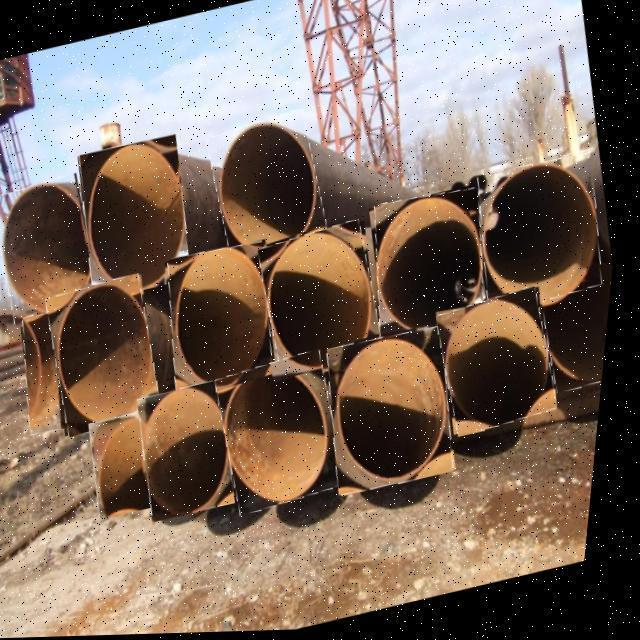
#> input picture pipe-ai/test/images/05af21783b2_jpg.rf.2527238e9a1f8bc96d12ace78315fbf2.jpg, 640 x 640 px, given in place of stream, which was not available
$ python tempCodeRunnerFile.py
#> lines starting #> are read from the running program, lines starting #| are printed output that depends on the picture; after the words box and inside, x2 and y2 are one past the last pixel; in counts of white or black regions, pixels touching at a corner belong together; pictures that were not available may be replaced by others from this repository, and a replacement may not be noted
#> further down, frame is the input picture: shape (640, 640, 3); mean B, G, R 93.5, 106.3, 124.9
import cv2
import requests
import numpy as np

ESP32_STREAM_URL = "http://172.20.10.2:81/stream"  # Thay bằng IP ESP32-CAM

def detect_pipes(frame):
    gray = cv2.cvtColor(frame, cv2.COLOR_BGR2GRAY)
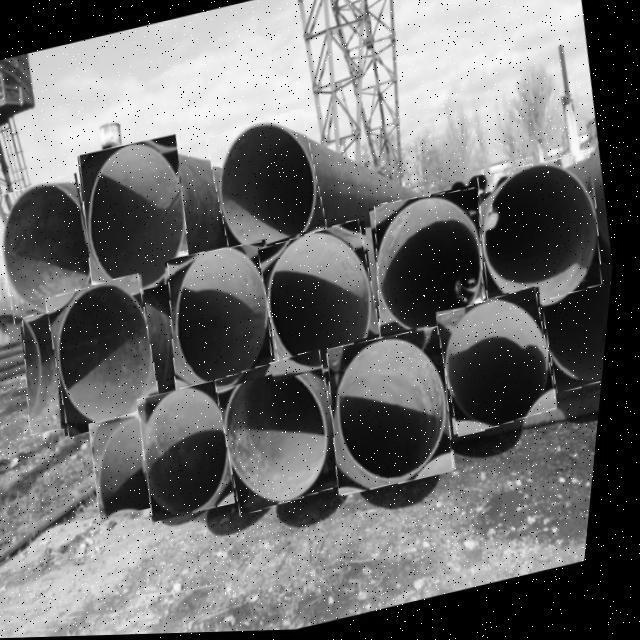
#> gray: shape (640, 640); min 0, max 255, mean 110.4
    edges = cv2.Canny(gray, 50, 150)
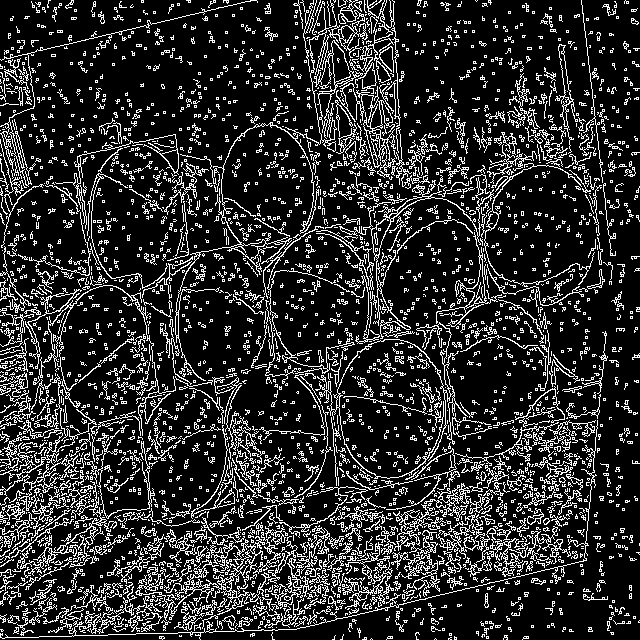
#> edges: shape (640, 640); 17.8% white in thin lines or dots
    circles = cv2.HoughCircles(edges, cv2.HOUGH_GRADIENT, 1, 20, param1=50, param2=30, minRadius=10, maxRadius=50)
#> circles = 212 rows, first 8: [203.5, 567.5, 49.4], [429.5, 527.5, 49.4], [392.5, 556.5, 49.4], [269.5, 572.5, 49.4], [500.5, 523.5, 49.4], [500.5, 500.5, 49.4], [95.5, 467.5, 49.4], [276.5, 411.5, 49.4]

    count = len(circles[0]) if circles is not None else 0
#> count = 212
    return count, frame

cap = cv2.VideoCapture(ESP32_STREAM_URL)

while True:
    ret, frame = cap.read()
    if not ret:
        print("Không thể lấy dữ liệu từ ESP32-CAM")
        break

    count, processed_frame = detect_pipes(frame)
#> count = 212
    cv2.putText(processed_frame, f"Ống nước: {count}", (10, 50), cv2.FONT_HERSHEY_SIMPLEX, 1, (0, 255, 0), 2)
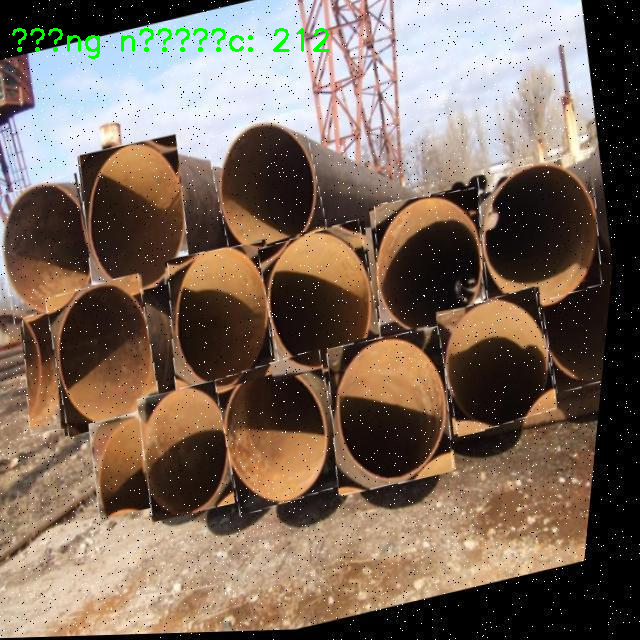
#> processed_frame: shape (640, 640, 3); 0.46% of pixels changed, all inside (x1, y1, x2, y2) = (12, 28, 330, 59)

    cv2.imshow("ESP32-CAM Stream", processed_frame)

    if cv2.waitKey(1) & 0xFF == ord('q'):
#> (key q is pressed here)
        break

cap.release()
cv2.destroyAllWindows()

$ run again, on pipe-ai/test/images/108_jpg.rf.a4d1fc815fb794eb0d88abd5b280b29a.jpg
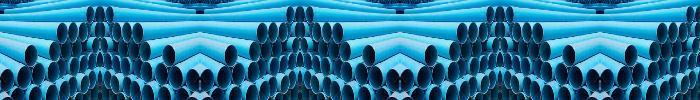
#> input picture pipe-ai/test/images/108_jpg.rf.a4d1fc815fb794eb0d88abd5b280b29a.jpg, 700 x 100 px, given in place of stream, which was not available
#> frame is the input picture: shape (100, 700, 3); mean B, G, R 151.8, 117.6, 42.5
#> in detect_pipes, `edges = cv2.Canny(gray, 50, 150)`:
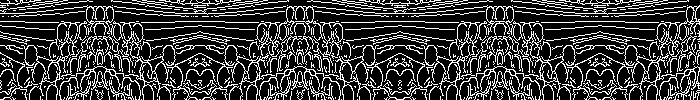
#> edges: shape (100, 700); 23.6% white in thin lines or dots
#> circles = 58 rows, first 8: [146.5, 49.5, 49.4], [546.5, 49.5, 49.4], [252.5, 49.5, 49.4], [378.5, 50.5, 47.2], [217.5, 51.5, 42.7], [617.5, 51.5, 42.7], [192.5, 54.5, 45], [592.5, 54.5, 45]
#> in detect_pipes, `count = len(circles[0]) if circles is not None else 0`: count = 58
#> `cv2.putText(processed_frame, f"Ống nước: {count}", (10, 50), cv2.FONT_..`:
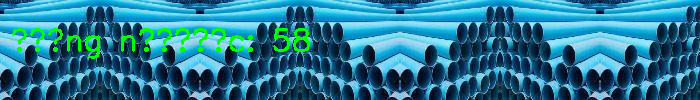
#> processed_frame: shape (100, 700, 3); 2.62% of pixels changed, all inside (x1, y1, x2, y2) = (12, 28, 310, 59)

$ run again, on pipe-ai/test/images/14_jpeg_jpg.rf.b6c8e7b2644aaa0c1fd0dd4160101080.jpg
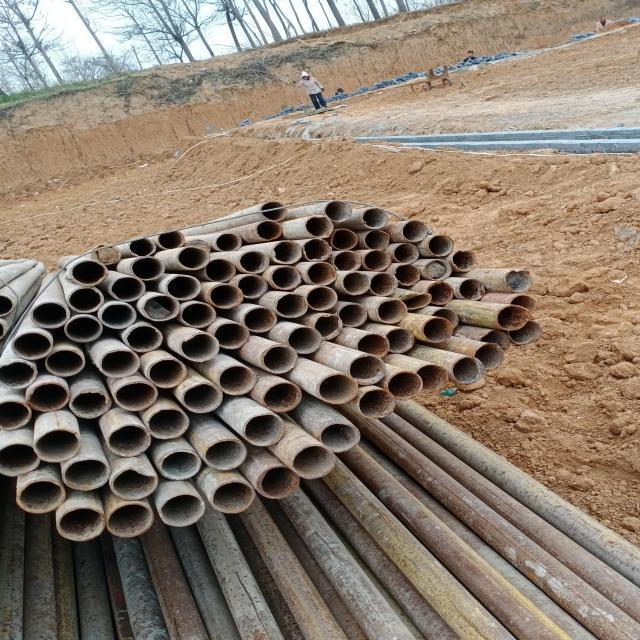
#> input picture pipe-ai/test/images/14_jpeg_jpg.rf.b6c8e7b2644aaa0c1fd0dd4160101080.jpg, 640 x 640 px, given in place of stream, which was not available
#> frame is the input picture: shape (640, 640, 3); mean B, G, R 108.1, 121.4, 134.4
#> in detect_pipes, `edges = cv2.Canny(gray, 50, 150)`:
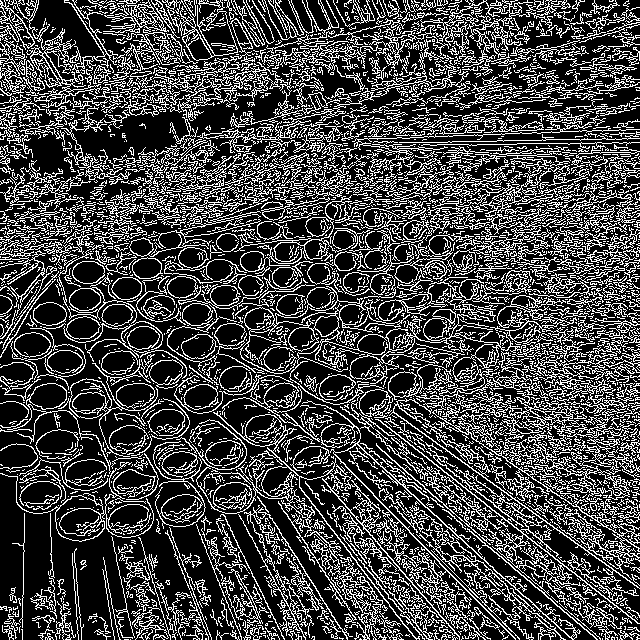
#> edges: shape (640, 640); 27.2% white in thin lines or dots
#> circles = 442 rows, first 8: [560.5, 178.5, 49.4], [467.5, 388.5, 49.4], [430.5, 396.5, 49.4], [371.5, 439.5, 49.4], [552.5, 357.5, 49.4], [488.5, 189.5, 49.4], [532.5, 266.5, 49.4], [454.5, 164.5, 49.4]
#> in detect_pipes, `count = len(circles[0]) if circles is not None else 0`: count = 442
#> `cv2.putText(processed_frame, f"Ống nước: {count}", (10, 50), cv2.FONT_..`:
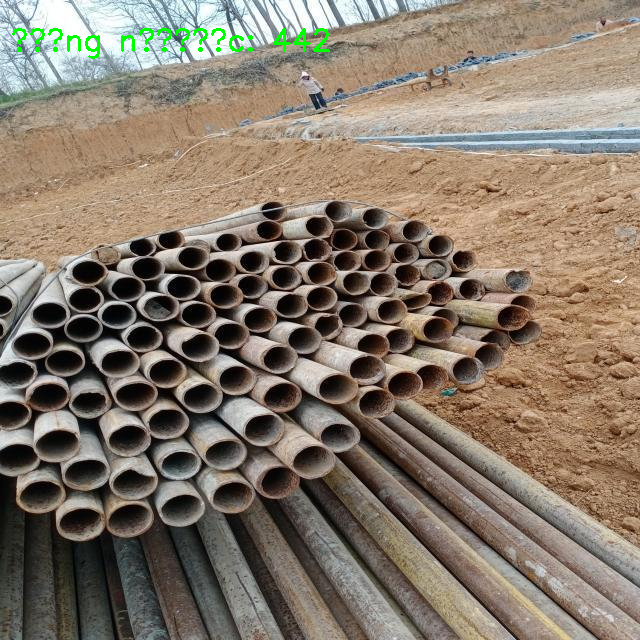
#> processed_frame: shape (640, 640, 3); 0.47% of pixels changed, all inside (x1, y1, x2, y2) = (12, 28, 330, 59)
